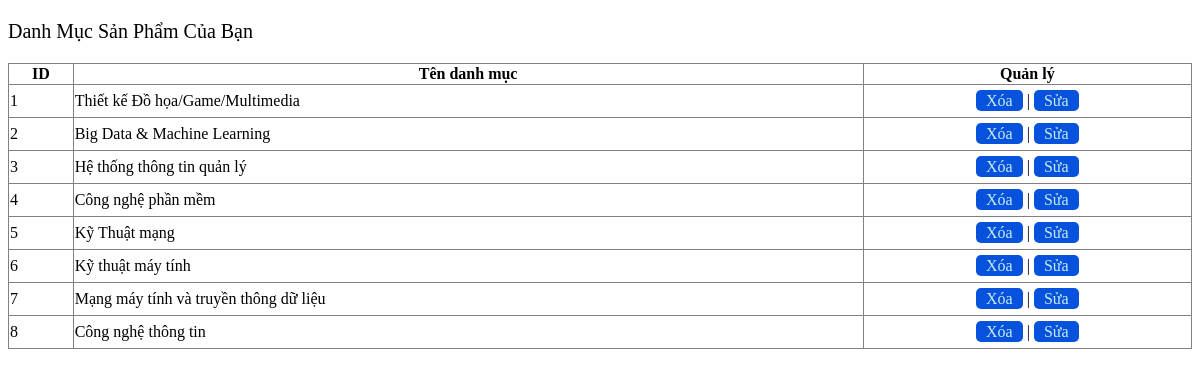
Page /admincp/modules/quanlydanhmucsp/lietke.php on the committed database.
### tables this page shows
CREATE TABLE `danh_muc_moi` (
  `id_danhmuc` int(11) NOT NULL,
  `tendanhmuc` varchar(100) NOT NULL,
  `thutu` int(11) NOT NULL
);

### admincp/modules/quanlydanhmucsp/lietke.php (the view, shortened to what this page needs)
<!DOCTYPE html>
<html lang="en">
<head>
    <link rel="stylesheet" type="text/css" href="modules/quanlydanhmucsp/quanlydanhmuc.css">
</head>
<body>
<?php
    $sql_lietke_danhmucsp = "SELECT * FROM danh_muc_moi ORDER BY thutu DESC";
    $query_lietke_danhmucsp = mysqli_query($mysqli,$sql_lietke_danhmucsp);
?>
<p class="themdmsp">Danh Mục Sản Phẩm Của Bạn</p>
<table width="100%" border="1" class="lietkedm" >
  <tr>
      <th>ID</th>
    <th>Tên danh mục</th>
    <th>Quản lý</th>
  </tr>
  <?php
  $i = 0;
  while($row = mysqli_fetch_array($query_lietke_danhmucsp)){
      $i++;
  ?>
  <tr>
      <td><?php echo $i  ?></td>
      <td><?php echo $row['tendanhmuc']  ?></td>
    <td class="xulydm">
      <a href="modules/quanlydanhmucsp/xuly.php?iddanhmuc=<?php echo $row['id_danhmuc']?>">Xóa</a> |
      <a href="?action=quanlydanhmucsanpham&query=sua&iddanhmuc=<?php echo $row['id_danhmuc']?>">Sửa</a>
    </td>
  </tr>
  <?php
  }
  ?>
</table>
</body>
</html>

### admincp/modules/quanlydanhmucsp/quanlydanhmuc.css (style rules this page uses)
p.themdmsp { font-size: 20px; }
.xulydm a { color: #c7ecee; text-decoration: none; padding: 2px 10px 2px 10px; background-color: #0652DD; border-radius: 5px; }
.xulydm { text-align: center; height: 30px; }
table.lietkedm { border-collapse: collapse }

### rows in the picture
danh_muc_moi: tendanhmuc "Thiết kế Đồ họa/Game/Multimedia"
danh_muc_moi: tendanhmuc "Big Data & Machine Learning"
danh_muc_moi: tendanhmuc "Hệ thống thông tin quản lý"
danh_muc_moi: tendanhmuc "Công nghệ phần mềm"
danh_muc_moi: tendanhmuc "Kỹ Thuật mạng"
danh_muc_moi: tendanhmuc "Kỹ thuật máy tính"
danh_muc_moi: tendanhmuc "Mạng máy tính và truyền thông dữ liệu"
danh_muc_moi: tendanhmuc "Công nghệ thông tin"
